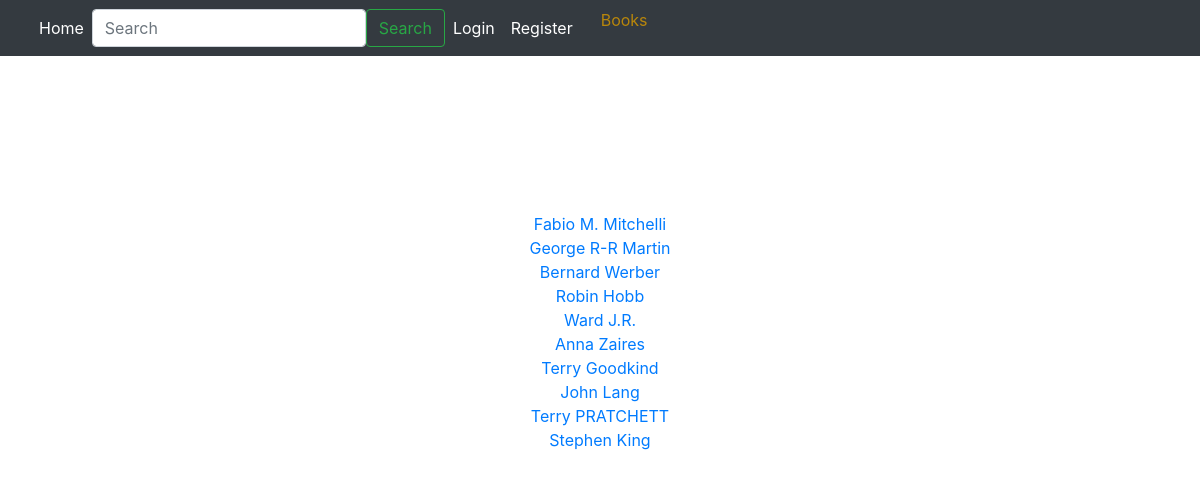
Before: / with the older database file.
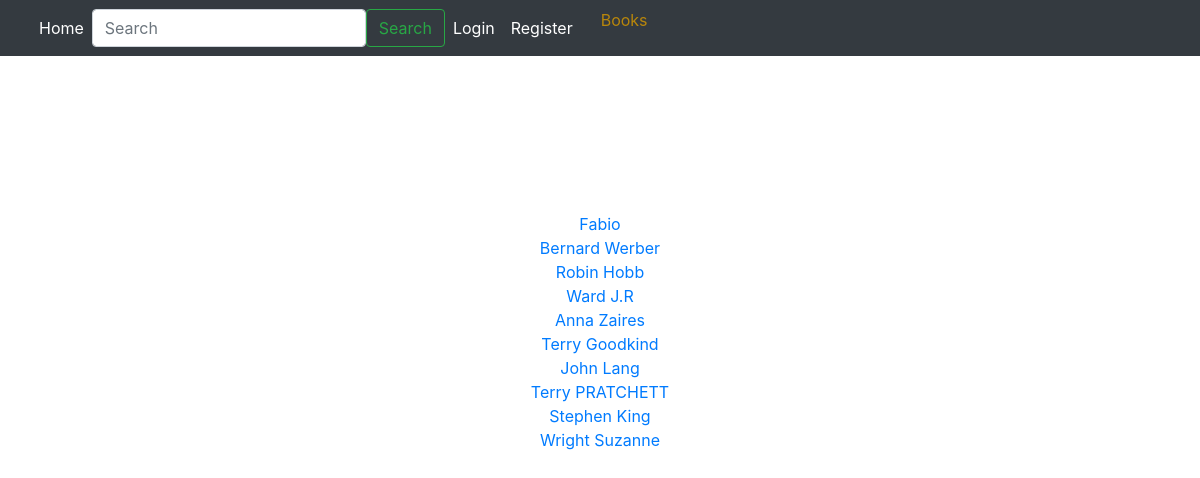
After: the same page with the newer database file.
### tuto/models.py (models this page shows, shortened)
class Author(db.Model):
    id = db.Column(db.Integer , primary_key=True)
    name = db.Column(db.String(100))

### tuto/views.py (the view)
@app.route("/")
def home():
    return render_template("home.html",authors = get_sample2())

### tuto/models.py (called while the page is built)
def get_sample2():
    return Author.query.limit(10).all()

### tuto/templates/home.html (shortened to what this page needs)
{% extends "base.html" %}
{% block content %}
    <div class="sample">
        {% for x in authors %}
            <a href = {{ url_for("book_from", id=x.id) }} >{{ x.name }}</a>
        {% endfor %}
        </div>
{% endblock %}

Changed rows visible on the page:
removed Author: name "George R-R Martin"
changed Author: name "Fabio M. Mitchelli" → "Fabio"
changed Author: name "Ward J.R." → "Ward J.R"
now on this page (row unchanged): Author: name "Wright Suzanne"
